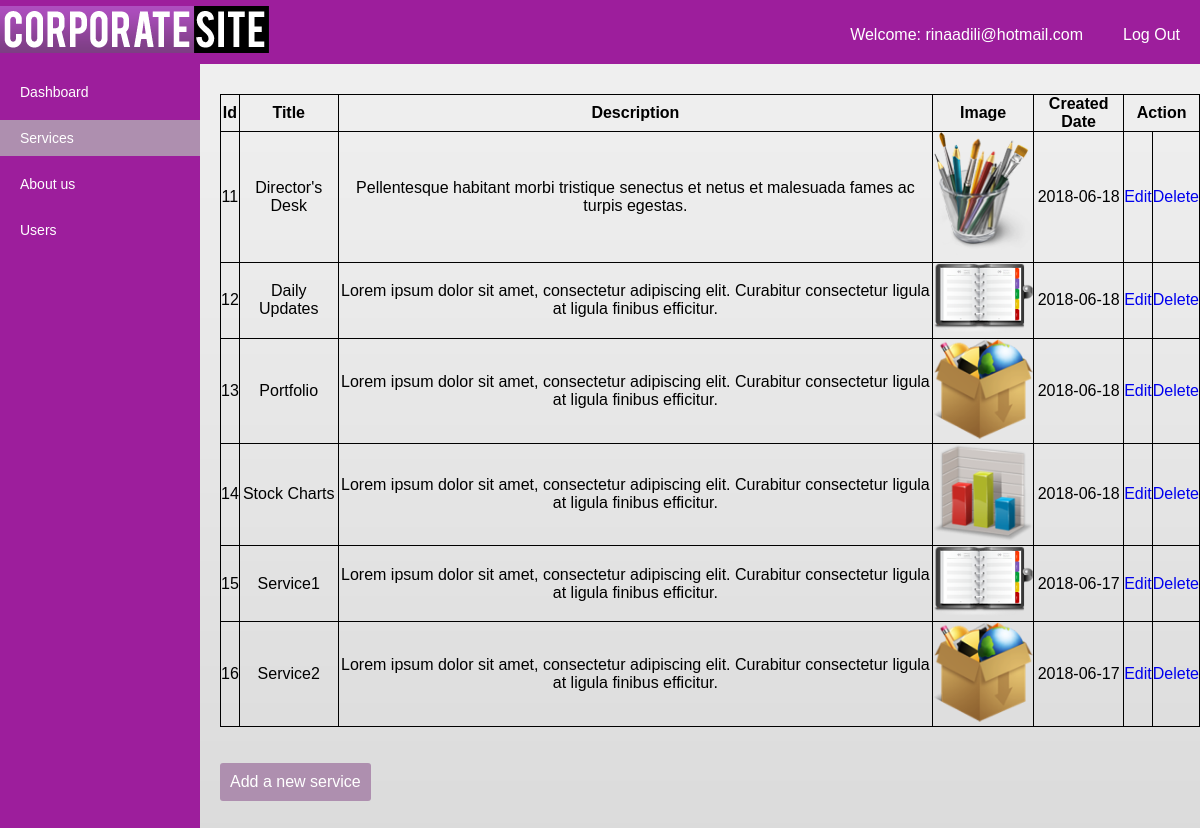
Page /CRUD/services.php (signed in) on the committed database.
### tables this page shows
CREATE TABLE `user` (
  `id` int(100) NOT NULL,
  `name` varchar(100) NOT NULL,
  `surname` varchar(50) NOT NULL,
  `email` varchar(100) NOT NULL,
  `password` varchar(100) NOT NULL,
  `type` enum('admin','user') NOT NULL DEFAULT 'user'
);

CREATE TABLE `services` (
  `id` int(11) NOT NULL,
  `title` varchar(50) NOT NULL,
  `description` varchar(200) NOT NULL,
  `photo` varchar(500) NOT NULL,
  `created_date` date NOT NULL
);

### functions/session.php (called while the page is built, shortened)
<?php
$conn = mysqli_connect("localhost", "root", "", "corporate");
$user_check = $_SESSION['login_user'];
$query = "SELECT email,type from user where email = '$user_check'";
$ses_sql = mysqli_query($conn, $query);
$row = mysqli_fetch_assoc($ses_sql);
$login_session = $row['email'];
?>

### CRUD/services.php (the view, shortened to what this page needs)
<?php
    include('../functions/session.php');
    $timestamp = date("YmdHis");
    $query = "SELECT * from services";
    $result = $conn->query($query);
?>
<!DOCTYPE html>
<html>
<head>
    <link href="../css/style.css?v=<?php echo $timestamp;?>" rel="stylesheet" type="text/css">
</head>
<body>
    <div id="topbar">
        <a href="#"><img src="../images/logo.png"></a>
        <p><a href="../functions/logout.php">Log Out</a></p>
        <p>Welcome: <?php echo $login_session; ?></p>
    </div>
    <div id="sidebar">
        <ul>
            <li><a href="../admin/index.php">Dashboard</a></li>
            <li class="active"><a href="services.php">Services</a></li>
            <li><a href="about.php">About us</a></li>
            <li><a href="users.php">Users</a></li>
        </ul>
    </div>
    <div id="mainContent">
            <table id="servicesTable">
                <thead>
                    <tr>
                        <th>Id</th>
                        <th>Title</th>
                        <th>Description</th>
                        <th>Image</th>
                        <th>Created Date</th>
                        <th colspan="2">Action</th>
                    </tr>
                </thead>
                    <?php while($row = $result->fetch_assoc()) { ?>
                        <tr>
                            <td><?php echo $row['id']; ?></td>
                            <td><?php echo $row['title']; ?></td>
                            <td><?php echo $row['description']; ?></td>
                            <td><?php echo '<img src="' . $row['photo']. '"/>' ?></td>
                            <td><?php echo $row['created_date']; ?></td>
                            <td><a href="edit_services.php?id=<?php echo $row['id']; ?>">Edit</a></td>
                            <td><a href="delete_services.php?id=<?php echo $row['id']; ?>">Delete</a></td>
                        </tr>
                    <?php } ?>
            </table>
            <br><br>
            <a class="btnAdd" href="add_services.php">Add a new service</a>
    </div>
</body>
</html>

### css/style.css (style rules this page uses)
* { margin: 0; padding: 0; list-style: none; list-style: none; text-decoration: none; }
body { background: #d8d8d8 url(../images/bg.jpg) repeat-x top center; color: #fff; border-top: 6px solid #9d1e9c; box-sizing: border-box; font-family: Arial, Helvetica, sans-serif; min-width: 960px; }
#topbar { background: #9d1e9c; display: block; overflow: hidden; }
#topbar p { float: right; padding: 10px; margin: 10px 10px; color: #fff; }
#topbar p a { color: #fff; }
#sidebar { float: left; width: 200px; background: #9d1e9c; color: #fff; position: absolute; font-family:"Arial", "Sans-serif"; font-size: 14px; margin-bottom: -101%; padding-bottom: 101%; }
#sidebar ul { list-style: none; padding: 0; }
#sidebar ul li { margin: 10px 0px; padding: 10px 0px; color: #fff; }
#sidebar ul li a { color: #fff; text-decoration: none; padding: 0; margin: 0px 20px; }
#sidebar ul .active { background: #ae8faf; }
#mainContent { color: #000; position: relative; margin-top: 30px; margin-left: 220px; text-align: center; }
table { border-collapse: collapse; }
table, th, td { border: 1px solid black; }
table td img { width: 100px; }
.btnAdd { background: #ae8faf; color: #fff; text-decoration: none; border-radius: 3px; padding: 10px; float: left; }

### rows in the picture
user: email "rinaadili@hotmail.com"
services: id "11", title "Director's Desk", description "Pellentesque habitant morbi tristique senectus et netus et malesuada fames ac turpis egestas.", photo (picture), created_date "2018-06-18"
services: id "12", title "Daily Updates", description "Lorem ipsum dolor sit amet, consectetur adipiscing elit. Curabitur consectetur ligula at ligula finibus efficitur.", photo (picture), created_date "2018-06-18"
services: id "13", title "Portfolio", description "Lorem ipsum dolor sit amet, consectetur adipiscing elit. Curabitur consectetur ligula at ligula finibus efficitur.", photo (picture), created_date "2018-06-18"
services: id "14", title "Stock Charts", description "Lorem ipsum dolor sit amet, consectetur adipiscing elit. Curabitur consectetur ligula at ligula finibus efficitur.", photo (picture), created_date "2018-06-18"
services: id "15", title "Service1", description "Lorem ipsum dolor sit amet, consectetur adipiscing elit. Curabitur consectetur ligula at ligula finibus efficitur.", photo (picture), created_date "2018-06-17"
services: id "16", title "Service2", description "Lorem ipsum dolor sit amet, consectetur adipiscing elit. Curabitur consectetur ligula at ligula finibus efficitur.", photo (picture), created_date "2018-06-17"
